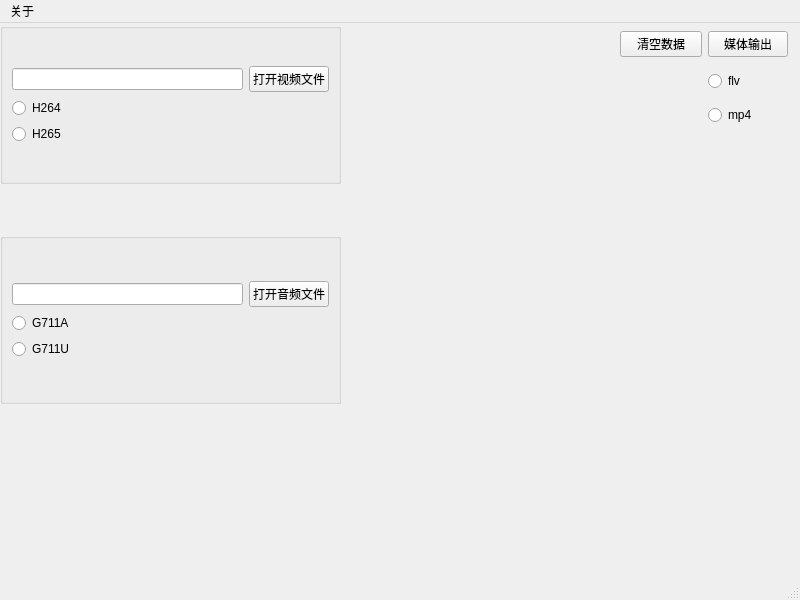
<?xml version="1.0" encoding="UTF-8"?>
<ui version="4.0">
 <class>MainWindow</class>
 <widget class="QMainWindow" name="MainWindow">
  <property name="geometry">
   <rect>
    <x>0</x>
    <y>0</y>
    <width>800</width>
    <height>600</height>
   </rect>
  </property>
  <property name="windowTitle">
   <string>MainWindow</string>
  </property>
  <widget class="QWidget" name="centralwidget">
   <widget class="QGroupBox" name="gridGroupBox">
    <property name="geometry">
     <rect>
      <x>0</x>
      <y>0</y>
      <width>341</width>
      <height>161</height>
     </rect>
    </property>
    <layout class="QGridLayout" name="gridLayout">
     <item row="0" column="1">
      <layout class="QGridLayout" name="gridLayout_3">
       <item row="3" column="0">
        <widget class="QRadioButton" name="btnH265Type">
         <property name="text">
          <string>H265</string>
         </property>
        </widget>
       </item>
       <item row="0" column="0">
        <widget class="QLineEdit" name="txtVideoFile"/>
       </item>
       <item row="2" column="0">
        <widget class="QRadioButton" name="btnH264Type">
         <property name="text">
          <string>H264</string>
         </property>
        </widget>
       </item>
       <item row="0" column="1">
        <widget class="QPushButton" name="btnOpenVideoFile">
         <property name="text">
          <string>打开视频文件</string>
         </property>
        </widget>
       </item>
      </layout>
     </item>
    </layout>
   </widget>
   <widget class="QGroupBox" name="gridGroupBox_2">
    <property name="geometry">
     <rect>
      <x>0</x>
      <y>210</y>
      <width>341</width>
      <height>171</height>
     </rect>
    </property>
    <layout class="QGridLayout" name="gridLayout_2">
     <item row="0" column="1">
      <layout class="QGridLayout" name="gridLayout_4">
       <item row="0" column="0">
        <widget class="QLineEdit" name="txtAudioFile"/>
       </item>
       <item row="3" column="0">
        <widget class="QRadioButton" name="btnG711UType">
         <property name="text">
          <string>G711U</string>
         </property>
        </widget>
       </item>
       <item row="2" column="0">
        <widget class="QRadioButton" name="btnG711AType">
         <property name="text">
          <string>G711A</string>
         </property>
        </widget>
       </item>
       <item row="0" column="1">
        <widget class="QPushButton" name="btnOpenAudioFile">
         <property name="text">
          <string>打开音频文件</string>
         </property>
        </widget>
       </item>
      </layout>
     </item>
    </layout>
   </widget>
   <widget class="QWidget" name="gridLayoutWidget">
    <property name="geometry">
     <rect>
      <x>620</x>
      <y>0</y>
      <width>168</width>
      <height>112</height>
     </rect>
    </property>
    <layout class="QGridLayout" name="gridLayout_5">
     <item row="1" column="0">
      <spacer name="horizontalSpacer">
       <property name="orientation">
        <enum>Qt::Horizontal</enum>
       </property>
       <property name="sizeHint" stdset="0">
        <size>
         <width>40</width>
         <height>20</height>
        </size>
       </property>
      </spacer>
     </item>
     <item row="4" column="1">
      <widget class="QRadioButton" name="btnMp4Type">
       <property name="text">
        <string>mp4</string>
       </property>
      </widget>
     </item>
     <item row="0" column="0">
      <widget class="QPushButton" name="btnClear">
       <property name="text">
        <string>清空数据</string>
       </property>
      </widget>
     </item>
     <item row="0" column="1">
      <widget class="QPushButton" name="btnOutMediaFile">
       <property name="text">
        <string>媒体输出</string>
       </property>
      </widget>
     </item>
     <item row="1" column="1">
      <widget class="QRadioButton" name="btnFlvType">
       <property name="text">
        <string>flv</string>
       </property>
      </widget>
     </item>
    </layout>
   </widget>
  </widget>
  <widget class="QMenuBar" name="menubar">
   <property name="geometry">
    <rect>
     <x>0</x>
     <y>0</y>
     <width>800</width>
     <height>21</height>
    </rect>
   </property>
   <widget class="QMenu" name="menu">
    <property name="title">
     <string>关于</string>
    </property>
   </widget>
   <addaction name="menu"/>
  </widget>
  <widget class="QStatusBar" name="statusbar"/>
 </widget>
 <resources/>
 <connections/>
</ui>
